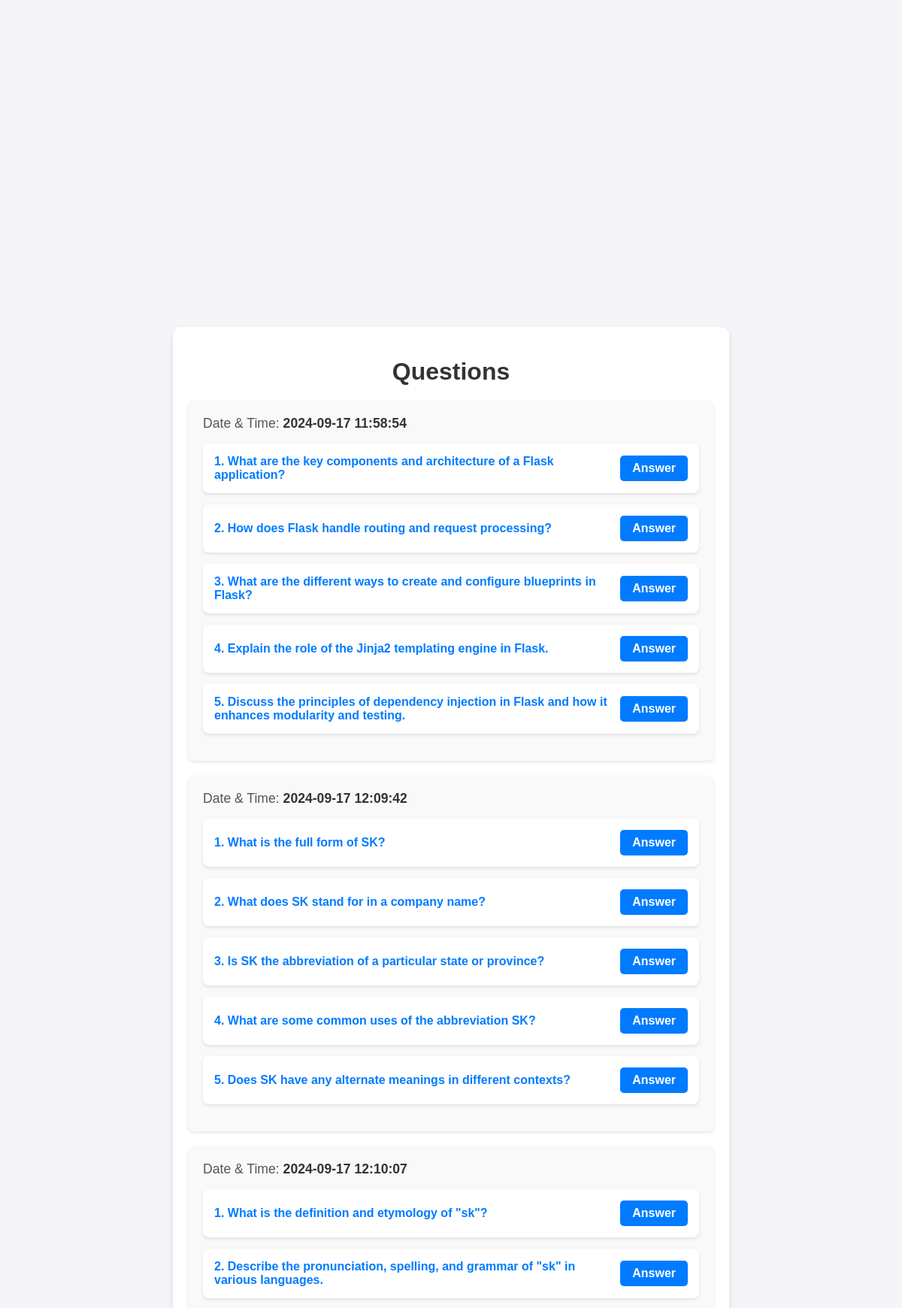
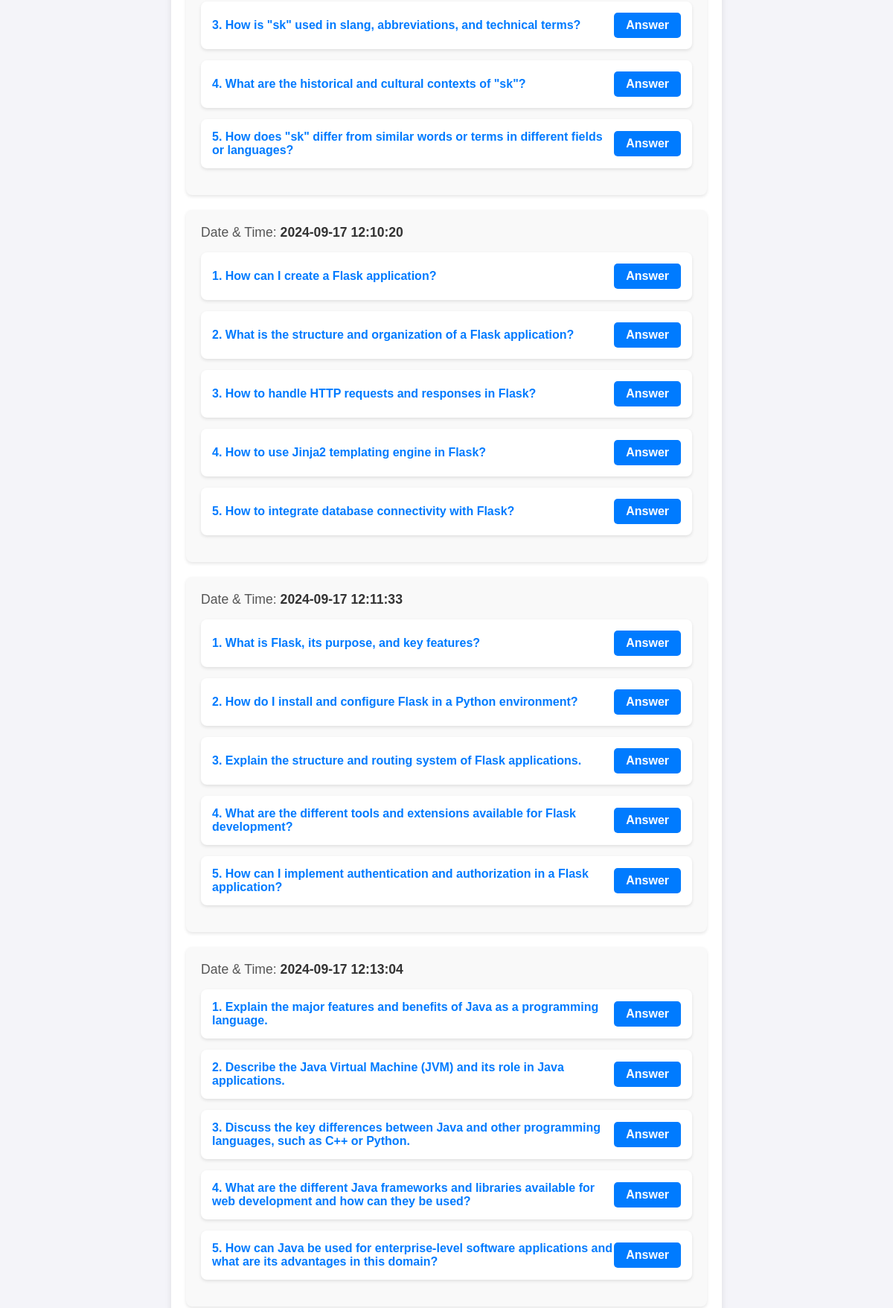
Screenshot of /questions (signed in, upper part) with the database file from the repository (2 pictures, top to bottom).
### app.py (models this page shows)
class Question(db.Model):
    id = db.Column(db.Integer, primary_key=True)
    text = db.Column(db.String(500), nullable=False)
    user_id = db.Column(db.Integer, db.ForeignKey('user.id'), nullable=False)
    timestamp = db.Column(db.DateTime, default=datetime.utcnow)  # New field

### app.py (the view)
@app.route('/questions')
@login_required
def questions():
    questions = Question.query.filter_by(user_id=current_user.id).all()
    grouped_questions = {}
    for question in questions:
        timestamp_str = question.timestamp.strftime('%Y-%m-%d %H:%M:%S')
        if timestamp_str not in grouped_questions:
            grouped_questions[timestamp_str] = []
        grouped_questions[timestamp_str].append(question)
    return render_template('questions.html', grouped_questions=grouped_questions)

### app.py (called while the page is built)
@login_manager.user_loader
def load_user(user_id):
    return User.query.get(int(user_id))

### templates/questions.html (shortened to what this page needs)
<!DOCTYPE html>
<html lang="en">
<head>
</head>
<body>
    <div class="main-container">
        <h1>Questions</h1>
        {% for timestamp, questions in grouped_questions.items() %}
            <div class="question-set">
                <div class="timestamp">
                    <span class="timestamp-label">Date & Time:</span> {{ timestamp }}
                </div>
                <ul>
                    {% for question in questions %}
                    <li>
                        <a href="{{ url_for('view_question', question_id=question.id) }}">{{ question.text }}</a>
                        <button>
                            <a href="{{ url_for('answer', question_id=question.id) }}">Answer</a>
                        </button>
                    </li>
                    {% endfor %}
                </ul>
            </div>
        {% endfor %}
    </div>
</body>
</html>

### templates/questions.html (style rules this page uses)
body { font-family: 'Arial', sans-serif; background-color: #f4f4f9; margin: 0; padding: 20px; display: flex; justify-content: center; align-items: center; height: 100vh; }
.main-container { background-color: #fff; padding: 20px; border-radius: 10px; box-shadow: 0 4px 8px rgba(0, 0, 0, 0.1); max-width: 700px; width: 100%; max-height: 80vh; overflow-y: auto; }
h1 { font-size: 2em; text-align: center; margin-bottom: 20px; color: #333; }
.question-set { background-color: #f9f9f9; padding: 20px; border-radius: 8px; margin-bottom: 20px; box-shadow: 0 2px 4px rgba(0, 0, 0, 0.1); }
.timestamp { font-size: 1.1em; color: #333; margin-bottom: 10px; font-weight: bold; }
.timestamp-label { color: #555; font-weight: normal; }
ul { list-style-type: none; padding: 0; }
li { background-color: #fff; margin-bottom: 15px; padding: 15px; border-radius: 8px; display: flex; justify-content: space-between; align-items: center; box-shadow: 0 2px 4px rgba(0, 0, 0, 0.1); transition: transform 0.2s ease; }
a { text-decoration: none; color: #007bff; font-weight: bold; }
button { background-color: #007bff; color: white; border: none; padding: 8px 16px; border-radius: 5px; cursor: pointer; font-size: 1em; }
button a { color: white; text-decoration: none; }

### rows the page displays
Question: text "1. What are the key components and architecture of a Flask application?"
Question: text "2. How does Flask handle routing and request processing?"
Question: text "3. What are the different ways to create and configure blueprints in Flask?"
Question: text "4. Explain the role of the Jinja2 templating engine in Flask."
Question: text "5. Discuss the principles of dependency injection in Flask and how it enhances modularity and testing."
Question: text "1. What is the full form of SK?"
Question: text "2. What does SK stand for in a company name?"
Question: text "3. Is SK the abbreviation of a particular state or province?"
Question: text "4. What are some common uses of the abbreviation SK?"
Question: text "5. Does SK have any alternate meanings in different contexts?"
Question: text "1. What is the definition and etymology of \"sk\"?"
Question: text "2. Describe the pronunciation, spelling, and grammar of \"sk\" in various languages."
Question: text "3. How is \"sk\" used in slang, abbreviations, and technical terms?"
Question: text "4. What are the historical and cultural contexts of \"sk\"?"
Question: text "5. How does \"sk\" differ from similar words or terms in different fields or languages?"
Question: text "1. How can I create a Flask application?"
Question: text "2. What is the structure and organization of a Flask application?"
Question: text "3. How to handle HTTP requests and responses in Flask?"
Question: text "4. How to use Jinja2 templating engine in Flask?"
Question: text "5. How to integrate database connectivity with Flask?"
Question: text "1. What is Flask, its purpose, and key features?"
Question: text "2. How do I install and configure Flask in a Python environment?"
Question: text "3. Explain the structure and routing system of Flask applications."
Question: text "4. What are the different tools and extensions available for Flask development?"
Question: text "5. How can I implement authentication and authorization in a Flask application?"
Question: text "1. Explain the major features and benefits of Java as a programming language."
Question: text "2. Describe the Java Virtual Machine (JVM) and its role in Java applications."
Question: text "3. Discuss the key differences between Java and other programming languages, such as C++ or Python."
Question: text "4. What are the different Java frameworks and libraries available for web development and how can they be used?"
Question: text "5. How can Java be used for enterprise-level software applications and what are its advantages in this domain?"

### other values shown
{{ timestamp }} "2024-09-17 11:58:54" "2024-09-17 12:09:42" "2024-09-17 12:10:07" "2024-09-17 12:10:20" "2024-09-17 12:11:33" "2024-09-17 12:13:04"
